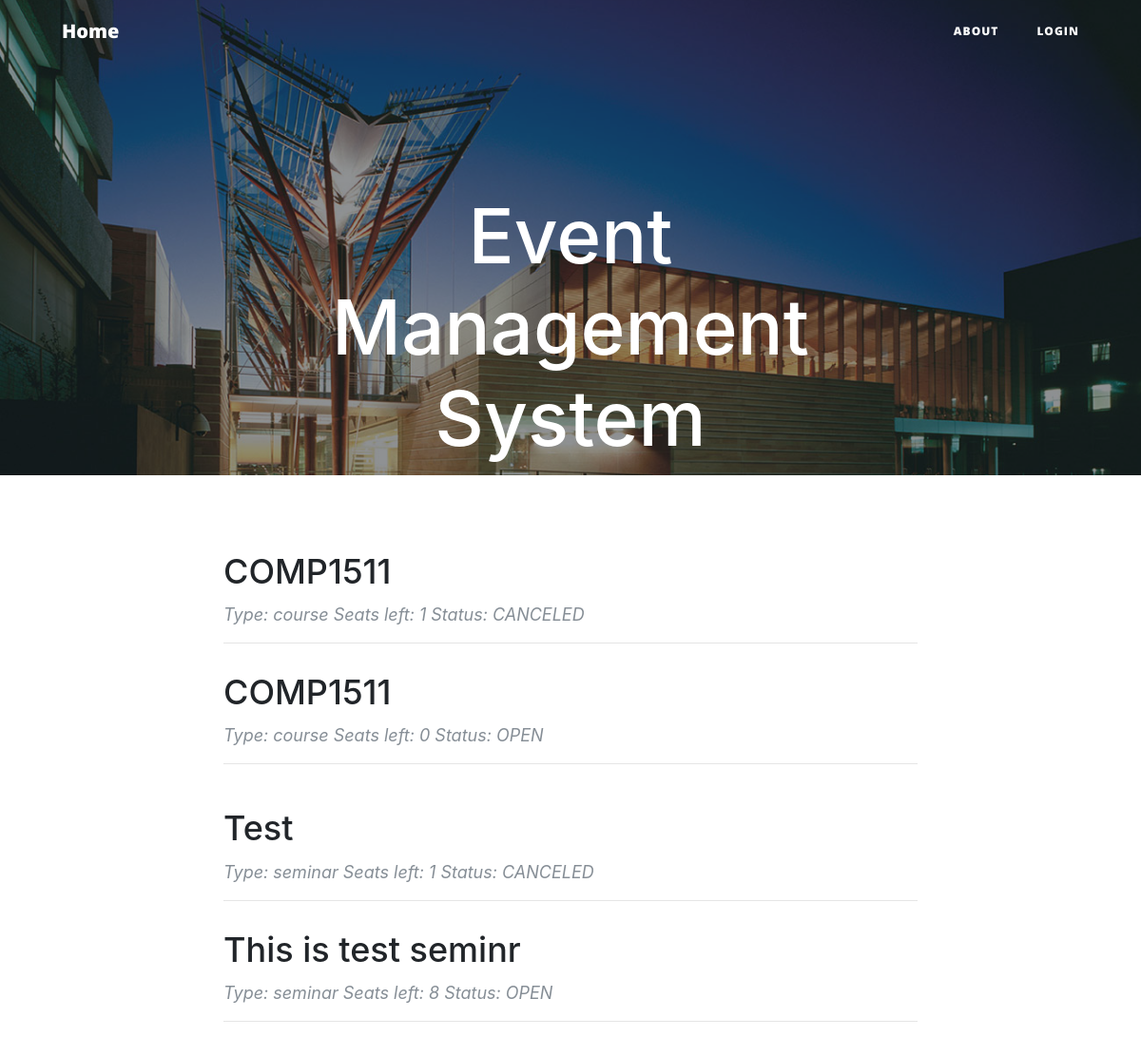
The page / on the database its author committed.
### event.py (models this page shows, shortened)
class Event(db.Model):
    __tablename__ = 'events'
    event_id = db.Column(db.Integer, primary_key=True)
    title = db.Column(db.String(120))
    details = db.Column(db.UnicodeText)
    start = db.Column(db.String(80))
    end = db.Column(db.String(80))
    capacity = db.Column(db.Integer)
    status = db.Column(db.String(80))
    creater = db.Column(db.String(80))
    fee = db.Column(db.Integer)
    early_period = db.Column(db.Integer)
    users = db.relationship('User',secondary=event_realation,
                            backref=db.backref('event_users_all', lazy='dynamic'))

class Seminar(db.Model):
    __tablename__ = 'seminars'
    seminar_id = db.Column(db.Integer, primary_key=True)
    title = db.Column(db.String(120))
    details = db.Column(db.UnicodeText)
    start = db.Column(db.String(80))
    end = db.Column(db.String(80))
    capacity = db.Column(db.Integer)
    status = db.Column(db.String(80))
    creater = db.Column(db.String(80))
    users = db.relationship('User',secondary=seminar_realation,
                            backref=db.backref('seminar_users_all', lazy='dynamic'))
    sessions = db.relationship('Session',secondary=seminar_session,
                            backref=db.backref('session_all', lazy='dynamic'))

### route.py (the view)
@app.route('/')
def index():
    Eventsystem.check_statu()
    return render_template('index.html', events = Event.query.all(), seminars = Seminar.query.all())

### EventSystem.py (called while the page is built)
    @staticmethod
    def check_statu():
        now = datetime.now()
        for event in Event.query.all():
            end = datetime.strptime(event.end, "%d-%m-%Y")
            if end < now:
                event.status = 'CLOSED'
                db.session.add(event)
                db.session.commit()
        for seminar in Seminar.query.all():
            end = datetime.strptime(seminar.end, "%d-%m-%Y")
            if end < now:
                seminar.status = 'CLOSED'
                db.session.add(seminar)
                db.session.commit()
        for session in Session.query.all():
            end = datetime.strptime(session.end, "%d-%m-%Y")
            if end < now:
                session.status = 'CLOSED'
                db.session.add(session)
                db.session.commit()

### templates/index.html
{% extends 'base.html' %}
{% block body %}
<header class="masthead" style="background-image: url('{{ url_for('static',filename='asb-unsw-campus-53.jpg')}}'); width: auto; height:500px;">
    <div class="overlay"></div>
    <div class="container">
        <div class="row">
            <div class="col-lg-8 col-md-10 mx-auto">
                <div class="site-heading">
                    <h1>Event Management System</h1>
                </div>
            </div>
        </div>
    </div>
</header>
<div class="container">
    <div class="row">
        <div class="col-lg-8 col-md-10 mx-auto">
            {% for event in events %}
                <div class="post-preview">
                    <a href="{{ url_for('info', eventId = event.event_id) }}">
                        <h2 class="post-title">
                            {{event.title}}
                        </h2>
                    </a>
                    <p class="post-meta">Type: course Seats left: {{ event.capacity - event.events_all.count() }} Status: {{event.status}}</p>
                </div>
                <hr>
            {% endfor %}
        </div>
    </div>
</div>
<div class="container">
    <div class="row">
        <div class="col-lg-8 col-md-10 mx-auto">
            {% for seminar  in seminars %}
                <div class="post-preview">
                    <a href="{{ url_for('seminarinfo', seminarId = seminar.seminar_id) }}">
                        <h2 class="post-title">
                            {{seminar.title}}
                        </h2>
                    </a>
                    <p class="post-meta">Type: seminar Seats left: {{ seminar.capacity - seminar.seminars_all.count() }} Status: {{seminar.status}}</p>
                </div>
                <hr>
            {% endfor %}
        </div>
    </div>
</div>
{% endblock %}

### templates/base.html (shortened to what this page needs)
<!DOCTYPE html>
<html lang="en">
    <head>
        <link rel = stylesheet type="text/css" href="{{ url_for('static',filename = 'font-awesome.min.css')}}"/>
        <link rel = stylesheet type="text/css" href="{{ url_for('static',filename = 'clean-blog.min.css')}}"/>
        <link rel = stylesheet type="text/css" href="{{ url_for('static',filename = 'bootstrap.min.css')}}"/>
    </head>
    <body>
        <nav  class="navbar navbar-expand-lg navbar-light fixed-top" id="mainNav">
            <div class="container">
                <a class="navbar-brand" href="{{url_for('index')}}">Home</a>
                <div class="collapse navbar-collapse" id="navbarResponsive">
                    <ul class="navbar-nav ml-auto">
                        <li class="nav-item">
                            <a class="nav-link" href="{{ url_for('about') }}">About</a>
                        </li>
                        {% if current_user.is_anonymous %}
                        <li class="nav-item">
                                <a class="nav-link" href="{{ url_for('login') }}">Login</a>
                        </li>
                        {% else %}
                        <li class="nav-item">
                            <a class="nav-link" href="{{ url_for('logout') }}">Logout</a>
                        </li>
                        {% endif %}
                    </ul>
                </div>
            </div>
        </nav>
        {% block body %}{% endblock %}
    </body>
</html>

### rows shown on the page
Event: title "COMP1511", event.capacity-event.events_all.count() "1", status "CANCELED"
Event: title "COMP1511", event.capacity-event.events_all.count() "0", status "OPEN"
Seminar: title "Test", seminar.capacity-seminar.seminars_all.count() "1", status "CANCELED"
Seminar: title "This is test seminr", seminar.capacity-seminar.seminars_all.count() "8", status "OPEN"
